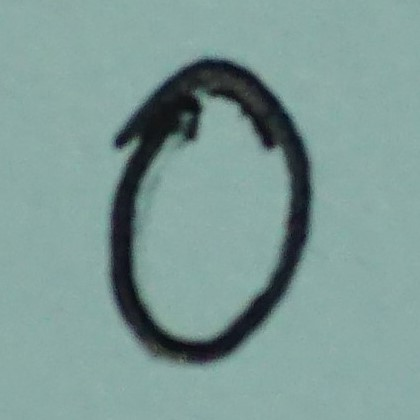
#> input picture assignment16/digits-ori/0.JPG, 420 x 420 px; its folder holds only this picture in this run
$ jupyter execute --allow-errors assignment16.ipynb
#> lines starting #> are read from the running program, lines starting #| are printed output that depends on the picture; long printed decimals are rounded
# Assignment

1. Write digit 0-9 on paper.
2. Take photograph of each digit.
3. Load each digit as shape (20,20) in gray
4. Using the k=4 with the highest accuracy. (Train:Test = 2:1)
5. Test your images and compare the predictions.

[cell 1]
def BGR2RGB(img):
    return img[:,:,::-1]

def BGR2GRAY(img):
    img = cv.cvtColor(img, cv.COLOR_BGR2GRAY)
    return img

def GRAY2RGB(img):
    img = cv.cvtColor(img, cv.COLOR_GRAY2RGB)
    return img

[cell 2]
import glob
import cv2 as cv
import numpy as np
import matplotlib.pyplot as plt

images = [cv.imread(file) for file in glob.glob("../essential/assets/digits-ori/*.jpg")]
#> images = 1 item

[cell 3]
a, b = 2,5
plt.figure(figsize=(15,5))

print('\nOriginal image shape:', images[0].shape)
#| Original image shape: (420, 420, 3)

for i in range(len(images)):
    plt.subplot(a,b,i+1)
    plt.imshow(BGR2RGB(images[i]))
    plt.suptitle('Original Images', fontsize=20)
    plt.title(f'{i}', fontsize=16)
#> this loop made 1 pass

plt.tight_layout()
plt.show()

[cell 4]
img = np.array(images, dtype=object)

width, height = 20, 20
dim = (width, height)
digits_ls = []

#> (the rest of this cell did not finish here and is left out)

#> (a cell that did not finish here is left out)

[cell 6]
imgThresh_ls = []

for i in range(len(digits_ls)):
    imgGray = BGR2GRAY(digits_ls[i])
    ret, imgThresh = cv.threshold(imgGray, 125, 255, cv.THRESH_BINARY_INV)
    imgThresh_ls.append(GRAY2RGB(imgThresh))
#> after the loop, imgThresh_ls = []


#> (the rest of this cell did not finish here and is left out)

[cell 7]
import cv2 as cv
import matplotlib.pyplot as plt
import numpy as np

filename = "../samples/data/digits.png"
imgGray = cv.imread(filename, cv.IMREAD_GRAYSCALE)
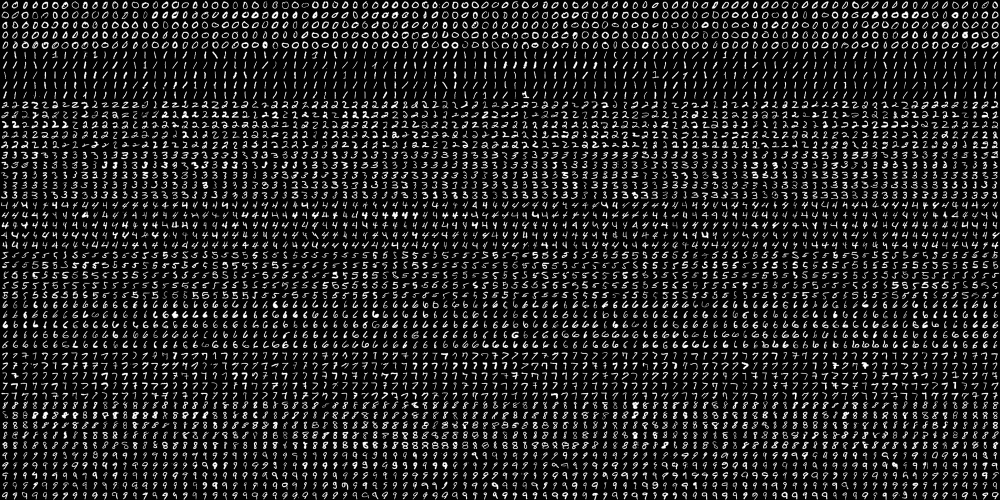
#> input picture project1-updated-menu-version/DigitsCombination/digits.png, 2000 x 1000 px, found by its file name (shown at 1/2 size)
#> imgGray is the input picture: shape (1000, 2000); min 0, max 255, mean 33.8

print(imgGray.shape)
#| (1000, 2000)

#### get all the digits
IMG_SIZE = 20

rowNum = imgGray.shape[0] / IMG_SIZE
#> rowNum = 50
colNum = imgGray.shape[1] / IMG_SIZE
#> colNum = 100

rows = np.vsplit(imgGray, rowNum)
#> rows = 50 items

digits = []
for row in rows:
    rowCells = np.hsplit(row, colNum)
    for digit in rowCells:
        digits.append(digit)
#> this loop made 50 passes
#> after the loop, digits = 5000 items

# convert list to np.array
digits = np.array(digits)
print("digits", digits.shape)
#| digits (5000, 20, 20)

# labels
DIGITS_CLASS = 10
repeatNum = len(digits) / DIGITS_CLASS
#> repeatNum = 500
labels = np.repeat(np.arange(DIGITS_CLASS), repeatNum)
#> labels = 5000 values from 0 to 9
print("labels", labels.shape)
#| labels (5000,)

#### get features
features = []
for digit in digits:
    img_pixel = np.float32(digit.flatten())
    features.append(img_pixel)
#> after the loop, features = 5000 items

features = np.squeeze(features)
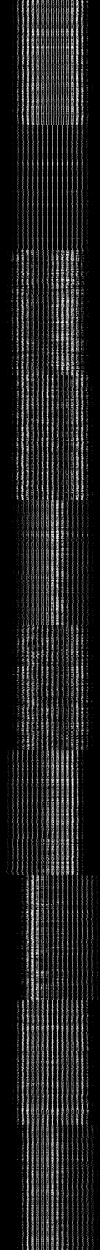
#> features: shape (5000, 400) float32 (shown at 1/4 size); min 0, max 255, mean 33.8
print("features", features.shape)
#| features (5000, 400)

# shuffle features and labels
# seed random for constant random value
rand = np.random.RandomState(321)
shuffle = rand.permutation(features.shape[0])
features, labels = features[shuffle], labels[shuffle]
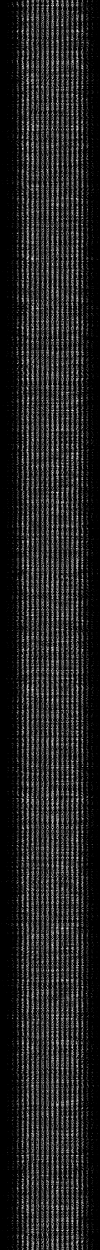
#> features: shape (5000, 400) float32 (shown at 1/4 size); min 0, max 255, mean 33.8
#> labels = 5000 values, max 9 at index 2, min 0 at index 22, mean 4.5

# split into training and testing
splitRatio = [2, 1]
sumRatio = sum(splitRatio)
partition = np.array(splitRatio) * len(features) // sumRatio
#> partition = [3333, 1666]
partition = np.cumsum(partition)
#> partition = [3333, 4999]

featureTrain, featureTest = np.array_split(features, partition[:-1])
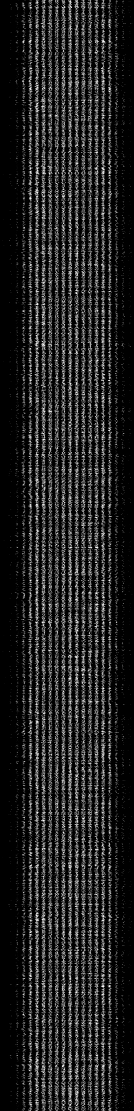
#> featureTrain: shape (3333, 400) float32 (shown at 1/3 size); min 0, max 255, mean 33.8
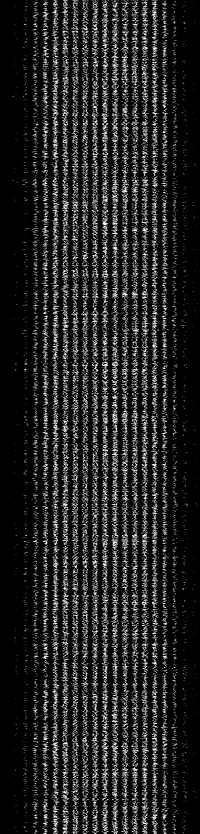
#> featureTest: shape (1667, 400) float32 (shown at 1/2 size); min 0, max 255, mean 33.9
labelTrain, labelTest = np.array_split(labels, partition[:-1])
#> labelTrain = 3333 values, max 9 at index 2, min 0 at index 22, mean 4.54; labelTest = 1667 values, max 9 at index 3, min 0 at index 1, mean 4.42

print("featureTrain", featureTrain.shape)
#| featureTrain (3333, 400)
print("featureTest", featureTest.shape)
#| featureTest (1667, 400)
print("labelTrain", labelTrain.shape)
#| labelTrain (3333,)
print("labelTest", labelTest.shape)
#| labelTest (1667,)

# Train the KNN model:
print("Training KNN model")
knn = cv.ml.KNearest_create()
knn.train(featureTrain, cv.ml.ROW_SAMPLE, labelTrain)

# Test the created model:
k=4
ret, prediction, neighbours, dist = knn.findNearest(featureTest, k)
#> ret = 8; prediction = 1667 values, max 9 at index 3, min 0 at index 1, mean 4.33; neighbours = 1667 rows, first 6: [8, 8, 8, 8], [0, 0, 0, 0], [1, 1, 1, 1], [9, 9, 9, 9], [0, 0, 0, 0], [6, 6, 6, 6]; dist = 1667 rows, first 6: [452568, 691779, 720318, 731989], [742317, 959695, 1274900, 1373039], [162375, 183476, 206527, 213961], [507705, 554170, 579892, 605714], [948726, 961890, 980431, 1144372], [222238, 324408, 401471, 427980]

# Compute the accuracy:
accuracy = (np.squeeze(prediction) == labelTest).mean() * 100
#> accuracy = 93.94
print("Accuracy k = {}: {}".format(k, accuracy))
#| Accuracy k = 4: 93.941

[cell 8]
# Convert the thresholded image into array

for i in range(len(imgThresh_ls)):
    imgThresh_ls[i] = np.float32(imgThresh_ls[i])
#> this loop made 0 passes

imgThreshArr = np.array(imgThresh_ls, np.float32)
#> imgThreshArr = empty array
imgThreshArr = imgThreshArr.reshape((-1,20,20))
print('Digits shape:', digits.shape)
#| Digits shape: (5000, 20, 20)
print('My images shape:', imgThreshArr.shape)
#| My images shape: (0, 20, 20)

[cell 9]
# zeroz = imgThresh_ls[0]
# zeroz = imgThreshArr[0]
# plt.imshow(zeroz)

[cell 10]
# Testing KNN Model
print('Testing New Images\n')

# New Test Label
DIGITS_CLASS = 10
repeatNum = len(imgThreshArr) / DIGITS_CLASS
#> repeatNum = 0
labels = np.repeat(np.arange(DIGITS_CLASS), repeatNum)
#> labels = empty array
# print("Test labels", labels.shape)

# New Test Features
features = []
for digit in imgThreshArr:
    img_pixel = np.float32(digit.flatten())
    features.append(img_pixel)
#> after the loop, features = []

features = np.squeeze(features)
#> features = empty array


print("Original featureTest", featureTest.shape)
#| Original featureTest (1667, 400)
print("Original labelTest", labelTest.shape)
#| Original labelTest (1667,)
print("New featureTest", features.shape)
#| New featureTest (0,)
print("New labelTest", labels.shape)
#| New labelTest (0,)


#> (the rest of this cell did not finish here and is left out)
